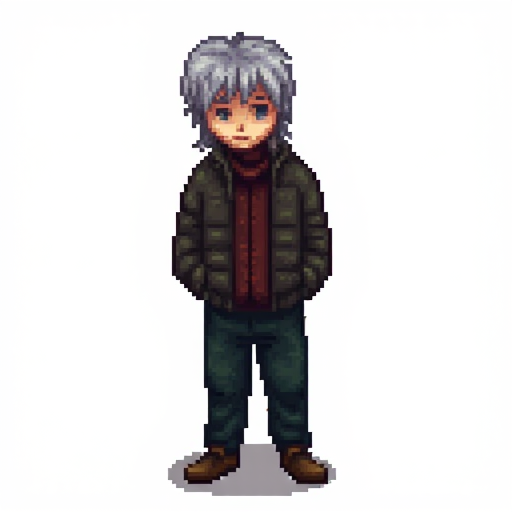
#> input picture PixelFactory-Projects/default/Workspace/current.png, 512 x 512 px
$ python -i palette_service.py   (imports and definitions only)
#> lines starting #> are read from the running program, lines starting #| are printed output that depends on the picture
"""Palette Lab deterministic pixel-art processing.

Extracted from backend/main.py (PF-0100-refactor) so the FastAPI route file
stays thin and this domain logic can be unit-tested and reused on its own.

No behavior changes were made during this move: every method below is the
same function body that used to live in main.py, just relocated and renamed
(the leading underscore dropped, calls between them now go through
PaletteLabService.<name>(...) instead of a bare module-level name).

No AI inference happens here — this is the "deterministic pixel-art
processing" layer described in docs/08_PALETTE_LAB.md.
"""

from __future__ import annotations

import math
import re

from PIL import Image, ImageChops, ImageStat


class PaletteLabService:
    """Stateless collection of Palette Lab image-processing passes.

    All methods are static: there is no per-request or per-app state here,
    only pure image-in/image-out (or image-in/stat-out) functions. Kept as a
    class (rather than bare module functions) to match the existing service
    pattern used by AssetService, WorkspaceService, ExportService, etc.
    """

    @staticmethod
    def auto_pixel_size(width: int, height: int) -> int:
        """Fallback pixel-size guess for Palette Lab's native Pixel Snap pass."""
        smallest = max(1, min(width, height))
        if smallest >= 1024:
            return 32
        if smallest >= 512:
            return 16
        if smallest >= 256:
            return 8
        if smallest >= 128:
            return 4
        return 2


    @staticmethod
    def candidate_pixel_sizes(width: int, height: int) -> list[int]:
        smallest = max(1, min(width, height))
        return [px for px in (2, 4, 8, 16, 32, 64) if px <= max(1, smallest // 2)] or [1]


    @staticmethod
    def reconstruction_error(img: Image.Image, pixel_size: int) -> float:
        """Score how well an image survives a snap/downsample/rebuild at a size.

        This is intentionally native and local. It follows the Pixel Snapper idea of
        finding the grid that best represents the artwork, without depending on the
        Sprite Fusion UI, WASM bundle, or a second server.
        """
        w, h = img.size
        px = max(1, int(pixel_size or 1))
        sw = max(1, round(w / px))
        sh = max(1, round(h / px))
        small = img.resize((sw, sh), Image.Resampling.BOX)
        rebuilt = small.resize((w, h), Image.Resampling.NEAREST)
        diff = ImageChops.difference(img.convert("RGB"), rebuilt.convert("RGB"))
        stat = ImageStat.Stat(diff)
        return float(sum(stat.mean) / max(1, len(stat.mean)))


    @staticmethod
    def detect_pixel_size(img: Image.Image, override: int = 0) -> tuple[int, int]:
        """Return detected grid size and a readable confidence score.

        Manual override always wins. Auto mode compares several grid candidates and
        blends reconstruction error with the size-based fallback so Auto stays stable
        on noisy AI output but can still improve when a clearer grid is present.
        """
        w, h = img.size
        smallest = max(1, min(w, h))
        if override and override > 0:
            px = max(1, min(int(override), max(1, smallest // 2)))
            confidence = 94 if (w % px == 0 and h % px == 0) else 82
            return px, confidence

        fallback = PaletteLabService.auto_pixel_size(w, h)
        candidates = PaletteLabService.candidate_pixel_sizes(w, h)
        scored: list[tuple[float, int, float]] = []
        for px in candidates:
            error = PaletteLabService.reconstruction_error(img, px)
            fallback_penalty = abs(math.log2(max(px, 1) / max(fallback, 1))) * 4.0
            small_grid_penalty = max(0.0, 3.0 - math.log2(max(px, 2))) * 1.25
            scored.append((error + fallback_penalty + small_grid_penalty, px, error))

        scored.sort(key=lambda item: item[0])
        best_score, best_px, best_error = scored[0]
        second_score = scored[1][0] if len(scored) > 1 else best_score + 8.0
        margin = max(0.0, second_score - best_score)
        confidence = int(max(35, min(98, 96 - best_error * 1.7 + margin * 2.5)))
        return best_px, confidence


    # [79 lines left out: functions rgba_color_count, transparent_pixel_percent, changed_pixel_stats, match_alpha_size, blend_with_matching_size, alpha_cleanup_rgba, not called in this run]

    @staticmethod
    def quantize_rgba(img: Image.Image, colors: int) -> Image.Image:
        """Palette Quantization v2.

        Uses an adaptive palette when available, preserves transparent pixels, and
        keeps fully-transparent RGB stable so invisible fringe colors do not bloat
        the palette count. This stays compatible with the existing API while giving
        cleaner color reduction for pixel-art sources.
        """
        colors = int(colors or 0)
        if colors <= 0:
            return img.copy()
        colors = max(2, min(256, colors))
        src = img.convert("RGBA")
        alpha = src.getchannel("A")
        rgb = Image.new("RGB", src.size, (0, 0, 0))
        rgb.paste(src.convert("RGB"), mask=alpha)
        method = Image.Quantize.MEDIANCUT
        try:
            quantized = rgb.quantize(colors=colors, method=Image.Quantize.FASTOCTREE)
        except Exception:
            quantized = rgb.quantize(colors=colors, method=method)
        out = quantized.convert("RGBA")
        out.putalpha(alpha)
        # Normalize invisible pixels so transparent garbage colors do not count as
        # unique palette entries downstream.
        pixels = [(0, 0, 0, 0) if a == 0 else (r, g, b, a) for r, g, b, a in out.getdata()]
        out.putdata(pixels)
        return out

    @staticmethod
    def apply_grid_offset_rgba(img: Image.Image, offset_x: int = 0, offset_y: int = 0) -> Image.Image:
        """Shift the sampling grid by (offset_x, offset_y) pixels before a downscale.

        PF-0101 (manual grid-offset nudge): when the detected/chosen pixel-size grid
        is close but starts a pixel or two early/late relative to the source art's
        real cell boundaries, this crops that many pixels off the top-left and pads
        the freed space back on the bottom-right by replicating the edge, so the
        canvas size never changes and BOX downsampling in pixel_snap_rgba /
        smart_downscale_rgba samples the correctly-aligned cells instead.
        """
        w, h = img.size
        offset_x = max(0, min(int(offset_x or 0), w - 1))
        offset_y = max(0, min(int(offset_y or 0), h - 1))
        if offset_x == 0 and offset_y == 0:
            return img.copy()
        src = img.convert("RGBA")
        cropped = src.crop((offset_x, offset_y, w, h))
        canvas = Image.new("RGBA", (w, h), (0, 0, 0, 0))
        canvas.paste(cropped, (0, 0))
        if offset_x > 0:
            edge_col = src.crop((w - 1, offset_y, w, h)).resize((offset_x, h - offset_y), Image.Resampling.NEAREST)
            canvas.paste(edge_col, (w - offset_x, 0))
        if offset_y > 0:
            edge_row = src.crop((offset_x, h - 1, w, h)).resize((w - offset_x, offset_y), Image.Resampling.NEAREST)
            canvas.paste(edge_row, (0, h - offset_y))
        if offset_x > 0 and offset_y > 0:
            corner = src.getpixel((w - 1, h - 1))
            canvas.paste(Image.new("RGBA", (offset_x, offset_y), corner), (w - offset_x, h - offset_y))
        return canvas

    # [117 lines left out: functions parse_hex_palette, quantize_to_fixed_palette_rgba, smart_downscale_rgba, not called in this run]


    @staticmethod
    def pixel_snap_rgba(
        img: Image.Image,
        *,
        pixel_size: int = 0,
        palette_colors: int = 64,
        quantize: bool = True,
        grid_offset_x: int = 0,
        grid_offset_y: int = 0,
    ) -> Image.Image:
        """Snap uneven AI pixels to a coarse grid, then restore with NEAREST.

        Conceptually follows the Pixel Snapper goal: consistent pixel grid + optional
        strict palette. It downsamples to grid cells, optionally quantizes, then
        nearest-neighbor upscales back to the original size.

        PF-0101 adds an optional grid_offset_x/y nudge (0..pixel_size-1) for cases
        where auto-detection (or a manually chosen grid size) is a pixel or two off
        from where the source art's real cell boundaries sit.
        """
        w, h = img.size
        px, _confidence = PaletteLabService.detect_pixel_size(img, int(pixel_size or 0))
        px = max(1, min(px, max(1, min(w, h) // 2)))

        working = PaletteLabService.apply_grid_offset_rgba(img, grid_offset_x, grid_offset_y)
        snapped_w = max(1, round(w / px))
        snapped_h = max(1, round(h / px))
        small = working.resize((snapped_w, snapped_h), Image.Resampling.BOX)
        if quantize:
            small = PaletteLabService.quantize_rgba(small, palette_colors)
        return small.resize((w, h), Image.Resampling.NEAREST)


    # [334 lines left out: functions palette_normalize_rgba, morphology_cleanup_rgba, orphan_cleanup_rgba, jaggy_cleanup_rgba, edge_cleanup_rgba, not called in this run]

>>> from PIL import Image
>>> picture = Image.open('../../../PixelFactory-Projects/default/Workspace/current.png')
#> picture is the input picture: PIL image 512x512 RGB; mean R, G, B 216.9, 214.9, 215.6
>>> result = PaletteLabService().pixel_snap_rgba(picture)
#> the loop in detect_pixel_size, `for px in candidates:` made 6 passes
#> error on passes 1 to 6: 0.743, 0.948, 4.69, 7.89, 14.71, 19.62
#> pass 1, in reconstruction_error, `diff = ImageChops.difference(img.convert("RGB"), rebuilt.convert("RGB"))`:
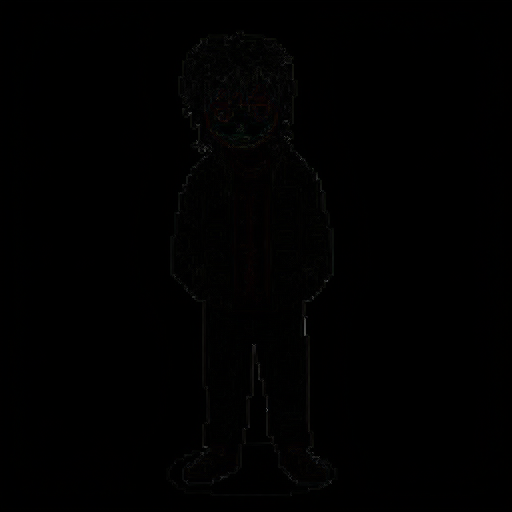
#> diff: PIL image 512x512 RGB; mean R, G, B 0.8, 0.7, 0.7
#> pass 2, in reconstruction_error (call 2), `small = img.resize((sw, sh), Image.Resampling.BOX)`:
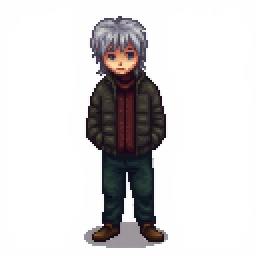
#> small: PIL image 128x128 RGB (shown 2 times larger); mean R, G, B 217, 215, 215.7
#> after the loop in detect_pixel_size, `for px in candidates:`: scored = [(15.24, 2, 0.743), (10.2, 4, 0.948), (8.69, 8, 4.69), (7.89, 16, 7.89), (18.71, 32, 14.71), (27.62, 64, 19.62)]
#> in detect_pixel_size, `best_score, best_px, best_error = scored[0]`: best_score = 7.89; best_px = 16; best_error = 7.89
#> in detect_pixel_size, `second_score = scored[1][0] if len(scored) > 1 else best_score + 8.0`: second_score = 8.69
#> in detect_pixel_size, `margin = max(0.0, second_score - best_score)`: margin = 0.793
#> in detect_pixel_size, `confidence = int(max(35, min(98, 96 - best_error * 1.7 + margin * 2.5)))`: confidence = 84
#> in pixel_snap_rgba, `px, _confidence = PaletteLabService.detect_pixel_size(img, int(pixel_s..`: px = 16
#> in pixel_snap_rgba, `snapped_w = max(1, round(w / px))`: snapped_w = 32
#> in pixel_snap_rgba, `small = working.resize((snapped_w, snapped_h), Image.Resampling.BOX)`:
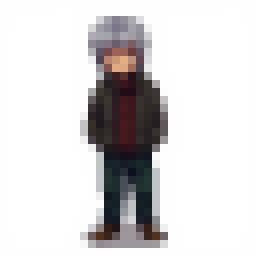
#> small: PIL image 32x32 RGB (shown 8 times larger); mean R, G, B 216.9, 214.9, 215.6
#> in quantize_rgba, `alpha = src.getchannel("A")`: alpha: PIL image 32x32 L; every value is 255
#> in quantize_rgba, `rgb = Image.new("RGB", src.size, (0, 0, 0))`: rgb: PIL image 32x32 RGB; every value is 0
#> in quantize_rgba, `pixels = [(0, 0, 0, 0) if a == 0 else (r, g, b, a) for r, g, b, a in o..`: pixels = 1024 items, first 6: (254, 254, 254, 255), (254, 254, 254, 255), (254, 254, 254, 255), (254, 254, 254, 255), (254, 254, 254, 255), (254, 254, 254, 255)
